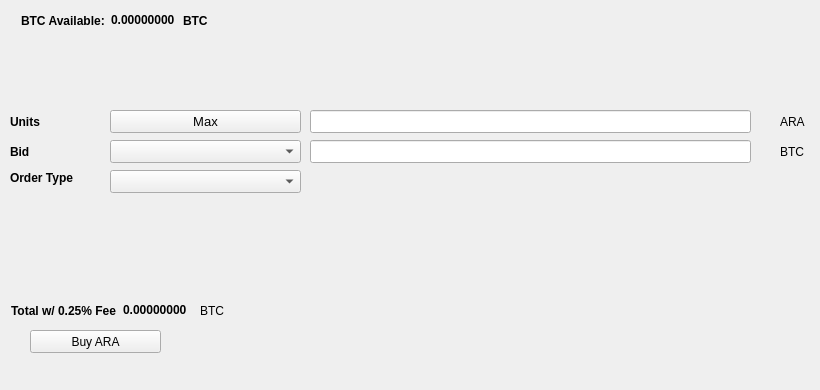
   <widget class="QWidget" name="BuyTab">
    <attribute name="title">
     <string>Buy</string>
    </attribute>
    <widget class="QPushButton" name="BuyARA">
     <property name="geometry">
      <rect>
       <x>30</x>
       <y>330</y>
       <width>131</width>
       <height>23</height>
      </rect>
     </property>
     <property name="text">
      <string>Buy ARA</string>
     </property>
     <property name="icon">
      <iconset resource="../aratriton.qrc">
       <normaloff>:/icons/bitcoin</normaloff>:/icons/bitcoin</iconset>
     </property>
    </widget>
    <widget class="QLabel" name="label_3">
     <property name="geometry">
      <rect>
       <x>10</x>
       <y>110</y>
       <width>46</width>
       <height>23</height>
      </rect>
     </property>
     <property name="font">
      <font>
       <weight>75</weight>
       <bold>true</bold>
      </font>
     </property>
     <property name="text">
      <string>Units</string>
     </property>
    </widget>
    <widget class="QLineEdit" name="UnitsInput">
     <property name="geometry">
      <rect>
       <x>310</x>
       <y>110</y>
       <width>441</width>
       <height>23</height>
      </rect>
     </property>
     <property name="font">
      <font>
       <pointsize>9</pointsize>
       <weight>75</weight>
       <bold>true</bold>
      </font>
     </property>
    </widget>
    <widget class="QLineEdit" name="BuyBidPriceEdit">
     <property name="geometry">
      <rect>
       <x>310</x>
       <y>140</y>
       <width>441</width>
       <height>23</height>
      </rect>
     </property>
     <property name="font">
      <font>
       <pointsize>9</pointsize>
       <weight>75</weight>
       <bold>true</bold>
      </font>
     </property>
    </widget>
    <widget class="QLabel" name="label_4">
     <property name="geometry">
      <rect>
       <x>780</x>
       <y>110</y>
       <width>31</width>
       <height>23</height>
      </rect>
     </property>
     <property name="text">
      <string>ARA</string>
     </property>
    </widget>
    <widget class="QLabel" name="label_5">
     <property name="geometry">
      <rect>
       <x>780</x>
       <y>140</y>
       <width>31</width>
       <height>23</height>
      </rect>
     </property>
     <property name="text">
      <string>BTC</string>
     </property>
    </widget>
    <widget class="QLabel" name="label_6">
     <property name="geometry">
      <rect>
       <x>10</x>
       <y>140</y>
       <width>46</width>
       <height>23</height>
      </rect>
     </property>
     <property name="font">
      <font>
       <weight>75</weight>
       <bold>true</bold>
      </font>
     </property>
     <property name="text">
      <string>Bid</string>
     </property>
    </widget>
    <widget class="QLabel" name="label_7">
     <property name="geometry">
      <rect>
       <x>10</x>
       <y>170</y>
       <width>91</width>
       <height>16</height>
      </rect>
     </property>
     <property name="font">
      <font>
       <weight>75</weight>
       <bold>true</bold>
      </font>
     </property>
     <property name="text">
      <string>Order Type</string>
     </property>
    </widget>
    <widget class="QPushButton" name="Buy_Max_Amount">
     <property name="geometry">
      <rect>
       <x>110</x>
       <y>110</y>
       <width>191</width>
       <height>23</height>
      </rect>
     </property>
     <property name="font">
      <font>
       <pointsize>10</pointsize>
      </font>
     </property>
     <property name="text">
      <string>Max</string>
     </property>
    </widget>
    <widget class="QComboBox" name="BuyBidcomboBox">
     <property name="geometry">
      <rect>
       <x>110</x>
       <y>140</y>
       <width>191</width>
       <height>23</height>
      </rect>
     </property>
     <property name="font">
      <font>
       <pointsize>10</pointsize>
      </font>
     </property>
    </widget>
    <widget class="QComboBox" name="buyOrdertypeCombo">
     <property name="geometry">
      <rect>
       <x>110</x>
       <y>170</y>
       <width>191</width>
       <height>23</height>
      </rect>
     </property>
     <property name="font">
      <font>
       <pointsize>10</pointsize>
      </font>
     </property>
    </widget>
    <widget class="QWidget" name="layoutWidget1">
     <property name="geometry">
      <rect>
       <x>21</x>
       <y>11</y>
       <width>227</width>
       <height>19</height>
      </rect>
     </property>
     <layout class="QHBoxLayout" name="horizontalLayout_3">
      <item>
       <widget class="QLabel" name="label232">
        <property name="font">
         <font>
          <weight>75</weight>
          <bold>true</bold>
         </font>
        </property>
        <property name="text">
         <string>BTC Available:</string>
        </property>
       </widget>
      </item>
      <item>
       <widget class="QLabel" name="BtcAvailableLbl">
        <property name="palette">
         <palette>
          <active>
           <colorrole role="WindowText">
            <brush brushstyle="SolidPattern">
             <color alpha="255">
              <red>0</red>
              <green>0</green>
              <blue>0</blue>
             </color>
            </brush>
           </colorrole>
           <colorrole role="Button">
            <brush brushstyle="SolidPattern">
             <color alpha="255">
              <red>0</red>
              <green>170</green>
              <blue>0</blue>
             </color>
            </brush>
           </colorrole>
           <colorrole role="Light">
            <brush brushstyle="SolidPattern">
             <color alpha="255">
              <red>0</red>
              <green>255</green>
              <blue>0</blue>
             </color>
            </brush>
           </colorrole>
           <colorrole role="Midlight">
            <brush brushstyle="SolidPattern">
             <color alpha="255">
              <red>0</red>
              <green>212</green>
              <blue>0</blue>
             </color>
            </brush>
           </colorrole>
           <colorrole role="Dark">
            <brush brushstyle="SolidPattern">
             <color alpha="255">
              <red>0</red>
              <green>85</green>
              <blue>0</blue>
             </color>
            </brush>
           </colorrole>
           <colorrole role="Mid">
            <brush brushstyle="SolidPattern">
             <color alpha="255">
              <red>0</red>
              <green>113</green>
              <blue>0</blue>
             </color>
            </brush>
           </colorrole>
           <colorrole role="Text">
            <brush brushstyle="SolidPattern">
             <color alpha="255">
              <red>0</red>
              <green>170</green>
              <blue>0</blue>
             </color>
            </brush>
           </colorrole>
           <colorrole role="BrightText">
            <brush brushstyle="SolidPattern">
             <color alpha="255">
              <red>255</red>
              <green>255</green>
              <blue>255</blue>
             </color>
            </brush>
           </colorrole>
           <colorrole role="ButtonText">
            <brush brushstyle="SolidPattern">
             <color alpha="255">
              <red>0</red>
              <green>0</green>
              <blue>0</blue>
             </color>
            </brush>
           </colorrole>
           <colorrole role="Base">
            <brush brushstyle="SolidPattern">
             <color alpha="255">
              <red>255</red>
              <green>255</green>
              <blue>255</blue>
             </color>
            </brush>
           </colorrole>
           <colorrole role="Window">
            <brush brushstyle="SolidPattern">
             <color alpha="255">
              <red>0</red>
              <green>170</green>
              <blue>0</blue>
             </color>
            </brush>
           </colorrole>
           <colorrole role="Shadow">
            <brush brushstyle="SolidPattern">
             <color alpha="255">
              <red>0</red>
              <green>0</green>
              <blue>0</blue>
             </color>
            </brush>
           </colorrole>
           <colorrole role="AlternateBase">
            <brush brushstyle="SolidPattern">
             <color alpha="255">
              <red>127</red>
              <green>212</green>
              <blue>127</blue>
             </color>
            </brush>
           </colorrole>
           <colorrole role="ToolTipBase">
            <brush brushstyle="SolidPattern">
             <color alpha="255">
              <red>255</red>
              <green>255</green>
              <blue>220</blue>
             </color>
            </brush>
           </colorrole>
           <colorrole role="ToolTipText">
            <brush brushstyle="SolidPattern">
             <color alpha="255">
              <red>0</red>
              <green>0</green>
              <blue>0</blue>
             </color>
            </brush>
           </colorrole>
          </active>
          <inactive>
           <colorrole role="WindowText">
            <brush brushstyle="SolidPattern">
             <color alpha="255">
              <red>0</red>
              <green>0</green>
              <blue>0</blue>
             </color>
            </brush>
           </colorrole>
           <colorrole role="Button">
            <brush brushstyle="SolidPattern">
             <color alpha="255">
              <red>0</red>
              <green>170</green>
              <blue>0</blue>
             </color>
            </brush>
           </colorrole>
           <colorrole role="Light">
            <brush brushstyle="SolidPattern">
             <color alpha="255">
              <red>0</red>
              <green>255</green>
              <blue>0</blue>
             </color>
            </brush>
           </colorrole>
           <colorrole role="Midlight">
            <brush brushstyle="SolidPattern">
             <color alpha="255">
              <red>0</red>
              <green>212</green>
              <blue>0</blue>
             </color>
            </brush>
           </colorrole>
           <colorrole role="Dark">
            <brush brushstyle="SolidPattern">
             <color alpha="255">
              <red>0</red>
              <green>85</green>
              <blue>0</blue>
             </color>
            </brush>
           </colorrole>
           <colorrole role="Mid">
            <brush brushstyle="SolidPattern">
             <color alpha="255">
              <red>0</red>
              <green>113</green>
              <blue>0</blue>
             </color>
            </brush>
           </colorrole>
           <colorrole role="Text">
            <brush brushstyle="SolidPattern">
             <color alpha="255">
              <red>0</red>
              <green>170</green>
              <blue>0</blue>
             </color>
            </brush>
           </colorrole>
           <colorrole role="BrightText">
            <brush brushstyle="SolidPattern">
             <color alpha="255">
              <red>255</red>
              <green>255</green>
              <blue>255</blue>
             </color>
            </brush>
           </colorrole>
           <colorrole role="ButtonText">
            <brush brushstyle="SolidPattern">
             <color alpha="255">
              <red>0</red>
              <green>0</green>
              <blue>0</blue>
             </color>
            </brush>
           </colorrole>
           <colorrole role="Base">
            <brush brushstyle="SolidPattern">
             <color alpha="255">
              <red>255</red>
              <green>255</green>
              <blue>255</blue>
             </color>
            </brush>
           </colorrole>
           <colorrole role="Window">
            <brush brushstyle="SolidPattern">
             <color alpha="255">
              <red>0</red>
              <green>170</green>
              <blue>0</blue>
             </color>
            </brush>
           </colorrole>
           <colorrole role="Shadow">
            <brush brushstyle="SolidPattern">
             <color alpha="255">
              <red>0</red>
              <green>0</green>
              <blue>0</blue>
             </color>
            </brush>
           </colorrole>
           <colorrole role="AlternateBase">
            <brush brushstyle="SolidPattern">
             <color alpha="255">
              <red>127</red>
              <green>212</green>
              <blue>127</blue>
             </color>
            </brush>
           </colorrole>
           <colorrole role="ToolTipBase">
            <brush brushstyle="SolidPattern">
             <color alpha="255">
              <red>255</red>
              <green>255</green>
              <blue>220</blue>
             </color>
            </brush>
           </colorrole>
           <colorrole role="ToolTipText">
            <brush brushstyle="SolidPattern">
             <color alpha="255">
              <red>0</red>
              <green>0</green>
              <blue>0</blue>
             </color>
            </brush>
           </colorrole>
          </inactive>
          <disabled>
           <colorrole role="WindowText">
            <brush brushstyle="SolidPattern">
             <color alpha="255">
              <red>0</red>
              <green>85</green>
              <blue>0</blue>
             </color>
            </brush>
           </colorrole>
           <colorrole role="Button">
            <brush brushstyle="SolidPattern">
             <color alpha="255">
              <red>0</red>
              <green>170</green>
              <blue>0</blue>
             </color>
            </brush>
           </colorrole>
           <colorrole role="Light">
            <brush brushstyle="SolidPattern">
             <color alpha="255">
              <red>0</red>
              <green>255</green>
              <blue>0</blue>
             </color>
            </brush>
           </colorrole>
           <colorrole role="Midlight">
            <brush brushstyle="SolidPattern">
             <color alpha="255">
              <red>0</red>
              <green>212</green>
              <blue>0</blue>
             </color>
            </brush>
           </colorrole>
           <colorrole role="Dark">
            <brush brushstyle="SolidPattern">
             <color alpha="255">
              <red>0</red>
              <green>85</green>
              <blue>0</blue>
             </color>
            </brush>
           </colorrole>
           <colorrole role="Mid">
            <brush brushstyle="SolidPattern">
             <color alpha="255">
              <red>0</red>
              <green>113</green>
              <blue>0</blue>
             </color>
            </brush>
           </colorrole>
           <colorrole role="Text">
            <brush brushstyle="SolidPattern">
             <color alpha="255">
              <red>0</red>
              <green>85</green>
              <blue>0</blue>
             </color>
            </brush>
           </colorrole>
           <colorrole role="BrightText">
            <brush brushstyle="SolidPattern">
             <color alpha="255">
              <red>255</red>
              <green>255</green>
              <blue>255</blue>
             </color>
            </brush>
           </colorrole>
           <colorrole role="ButtonText">
            <brush brushstyle="SolidPattern">
             <color alpha="255">
              <red>0</red>
              <green>85</green>
              <blue>0</blue>
             </color>
            </brush>
           </colorrole>
           <colorrole role="Base">
            <brush brushstyle="SolidPattern">
             <color alpha="255">
              <red>0</red>
              <green>170</green>
              <blue>0</blue>
             </color>
            </brush>
           </colorrole>
           <colorrole role="Window">
            <brush brushstyle="SolidPattern">
             <color alpha="255">
              <red>0</red>
              <green>170</green>
              <blue>0</blue>
             </color>
            </brush>
           </colorrole>
           <colorrole role="Shadow">
            <brush brushstyle="SolidPattern">
             <color alpha="255">
              <red>0</red>
              <green>0</green>
              <blue>0</blue>
             </color>
            </brush>
           </colorrole>
           <colorrole role="AlternateBase">
            <brush brushstyle="SolidPattern">
             <color alpha="255">
              <red>0</red>
              <green>170</green>
              <blue>0</blue>
             </color>
            </brush>
           </colorrole>
           <colorrole role="ToolTipBase">
            <brush brushstyle="SolidPattern">
             <color alpha="255">
              <red>255</red>
              <green>255</green>
              <blue>220</blue>
             </color>
            </brush>
           </colorrole>
           <colorrole role="ToolTipText">
            <brush brushstyle="SolidPattern">
             <color alpha="255">
              <red>0</red>
              <green>0</green>
              <blue>0</blue>
             </color>
            </brush>
           </colorrole>
          </disabled>
         </palette>
        </property>
        <property name="font">
         <font>
          <weight>75</weight>
          <bold>true</bold>
         </font>
        </property>
        <property name="text">
         <string>0.00000000</string>
        </property>
        <property name="textInteractionFlags">
         <set>Qt::LinksAccessibleByMouse|Qt::TextSelectableByKeyboard|Qt::TextSelectableByMouse</set>
        </property>
       </widget>
      </item>
      <item>
       <widget class="QLabel" name="BtcAvailableLbl_2">
        <property name="font">
         <font>
          <weight>75</weight>
          <bold>true</bold>
         </font>
        </property>
        <property name="text">
         <string>BTC</string>
        </property>
       </widget>
      </item>
     </layout>
    </widget>
    <widget class="QWidget" name="layoutWidge2">
     <property name="geometry">
      <rect>
       <x>11</x>
       <y>301</y>
       <width>259</width>
       <height>19</height>
      </rect>
     </property>
     <layout class="QHBoxLayout" name="horizontalLayout_4">
      <item>
       <widget class="QLabel" name="label_9">
        <property name="font">
         <font>
          <weight>75</weight>
          <bold>true</bold>
         </font>
        </property>
        <property name="text">
         <string>Total w/ 0.25% Fee</string>
        </property>
       </widget>
      </item>
      <item>
       <widget class="QLabel" name="BuyCostLabel">
        <property name="palette">
         <palette>
          <active>
           <colorrole role="WindowText">
            <brush brushstyle="SolidPattern">
             <color alpha="255">
              <red>0</red>
              <green>0</green>
              <blue>0</blue>
             </color>
            </brush>
           </colorrole>
           <colorrole role="Button">
            <brush brushstyle="SolidPattern">
             <color alpha="255">
              <red>0</red>
              <green>170</green>
              <blue>0</blue>
             </color>
            </brush>
           </colorrole>
           <colorrole role="Light">
            <brush brushstyle="SolidPattern">
             <color alpha="255">
              <red>0</red>
              <green>255</green>
              <blue>0</blue>
             </color>
            </brush>
           </colorrole>
           <colorrole role="Midlight">
            <brush brushstyle="SolidPattern">
             <color alpha="255">
              <red>0</red>
              <green>212</green>
              <blue>0</blue>
             </color>
            </brush>
           </colorrole>
           <colorrole role="Dark">
            <brush brushstyle="SolidPattern">
             <color alpha="255">
              <red>0</red>
              <green>85</green>
              <blue>0</blue>
             </color>
            </brush>
           </colorrole>
           <colorrole role="Mid">
            <brush brushstyle="SolidPattern">
             <color alpha="255">
              <red>0</red>
              <green>113</green>
              <blue>0</blue>
             </color>
            </brush>
           </colorrole>
           <colorrole role="Text">
            <brush brushstyle="SolidPattern">
             <color alpha="255">
              <red>0</red>
              <green>170</green>
              <blue>0</blue>
             </color>
            </brush>
           </colorrole>
           <colorrole role="BrightText">
            <brush brushstyle="SolidPattern">
             <color alpha="255">
              <red>255</red>
              <green>255</green>
              <blue>255</blue>
             </color>
            </brush>
           </colorrole>
           <colorrole role="ButtonText">
            <brush brushstyle="SolidPattern">
             <color alpha="255">
              <red>0</red>
              <green>0</green>
              <blue>0</blue>
             </color>
            </brush>
           </colorrole>
           <colorrole role="Base">
            <brush brushstyle="SolidPattern">
             <color alpha="255">
              <red>255</red>
              <green>255</green>
              <blue>255</blue>
             </color>
            </brush>
           </colorrole>
           <colorrole role="Window">
            <brush brushstyle="SolidPattern">
             <color alpha="255">
              <red>0</red>
              <green>170</green>
              <blue>0</blue>
             </color>
            </brush>
           </colorrole>
           <colorrole role="Shadow">
            <brush brushstyle="SolidPattern">
             <color alpha="255">
              <red>0</red>
              <green>0</green>
              <blue>0</blue>
             </color>
            </brush>
           </colorrole>
           <colorrole role="AlternateBase">
            <brush brushstyle="SolidPattern">
             <color alpha="255">
              <red>127</red>
              <green>212</green>
              <blue>127</blue>
             </color>
            </brush>
           </colorrole>
           <colorrole role="ToolTipBase">
            <brush brushstyle="SolidPattern">
             <color alpha="255">
              <red>255</red>
              <green>255</green>
              <blue>220</blue>
             </color>
            </brush>
           </colorrole>
           <colorrole role="ToolTipText">
            <brush brushstyle="SolidPattern">
             <color alpha="255">
              <red>0</red>
              <green>0</green>
              <blue>0</blue>
             </color>
            </brush>
           </colorrole>
          </active>
          <inactive>
           <colorrole role="WindowText">
            <brush brushstyle="SolidPattern">
             <color alpha="255">
              <red>0</red>
              <green>0</green>
              <blue>0</blue>
             </color>
            </brush>
           </colorrole>
           <colorrole role="Button">
            <brush brushstyle="SolidPattern">
             <color alpha="255">
              <red>0</red>
              <green>170</green>
              <blue>0</blue>
             </color>
            </brush>
           </colorrole>
           <colorrole role="Light">
            <brush brushstyle="SolidPattern">
             <color alpha="255">
              <red>0</red>
              <green>255</green>
              <blue>0</blue>
             </color>
            </brush>
           </colorrole>
           <colorrole role="Midlight">
            <brush brushstyle="SolidPattern">
             <color alpha="255">
              <red>0</red>
              <green>212</green>
              <blue>0</blue>
             </color>
            </brush>
           </colorrole>
           <colorrole role="Dark">
            <brush brushstyle="SolidPattern">
             <color alpha="255">
              <red>0</red>
              <green>85</green>
              <blue>0</blue>
             </color>
            </brush>
           </colorrole>
           <colorrole role="Mid">
            <brush brushstyle="SolidPattern">
             <color alpha="255">
              <red>0</red>
              <green>113</green>
              <blue>0</blue>
             </color>
            </brush>
           </colorrole>
           <colorrole role="Text">
            <brush brushstyle="SolidPattern">
             <color alpha="255">
              <red>0</red>
              <green>170</green>
              <blue>0</blue>
             </color>
            </brush>
           </colorrole>
           <colorrole role="BrightText">
            <brush brushstyle="SolidPattern">
             <color alpha="255">
              <red>255</red>
              <green>255</green>
              <blue>255</blue>
             </color>
            </brush>
           </colorrole>
           <colorrole role="ButtonText">
            <brush brushstyle="SolidPattern">
             <color alpha="255">
              <red>0</red>
              <green>0</green>
              <blue>0</blue>
             </color>
            </brush>
           </colorrole>
           <colorrole role="Base">
            <brush brushstyle="SolidPattern">
             <color alpha="255">
              <red>255</red>
              <green>255</green>
              <blue>255</blue>
             </color>
            </brush>
           </colorrole>
           <colorrole role="Window">
            <brush brushstyle="SolidPattern">
             <color alpha="255">
              <red>0</red>
              <green>170</green>
              <blue>0</blue>
             </color>
            </brush>
           </colorrole>
           <colorrole role="Shadow">
            <brush brushstyle="SolidPattern">
             <color alpha="255">
              <red>0</red>
              <green>0</green>
              <blue>0</blue>
             </color>
            </brush>
           </colorrole>
           <colorrole role="AlternateBase">
            <brush brushstyle="SolidPattern">
             <color alpha="255">
              <red>127</red>
              <green>212</green>
              <blue>127</blue>
             </color>
            </brush>
           </colorrole>
           <colorrole role="ToolTipBase">
            <brush brushstyle="SolidPattern">
             <color alpha="255">
              <red>255</red>
              <green>255</green>
              <blue>220</blue>
             </color>
            </brush>
           </colorrole>
           <colorrole role="ToolTipText">
            <brush brushstyle="SolidPattern">
             <color alpha="255">
              <red>0</red>
              <green>0</green>
              <blue>0</blue>
             </color>
            </brush>
           </colorrole>
          </inactive>
          <disabled>
           <colorrole role="WindowText">
            <brush brushstyle="SolidPattern">
             <color alpha="255">
              <red>0</red>
              <green>85</green>
              <blue>0</blue>
             </color>
            </brush>
           </colorrole>
           <colorrole role="Button">
            <brush brushstyle="SolidPattern">
             <color alpha="255">
              <red>0</red>
              <green>170</green>
              <blue>0</blue>
             </color>
            </brush>
           </colorrole>
           <colorrole role="Light">
            <brush brushstyle="SolidPattern">
             <color alpha="255">
              <red>0</red>
              <green>255</green>
              <blue>0</blue>
             </color>
            </brush>
           </colorrole>
           <colorrole role="Midlight">
            <brush brushstyle="SolidPattern">
             <color alpha="255">
              <red>0</red>
              <green>212</green>
              <blue>0</blue>
             </color>
            </brush>
           </colorrole>
           <colorrole role="Dark">
            <brush brushstyle="SolidPattern">
             <color alpha="255">
              <red>0</red>
              <green>85</green>
              <blue>0</blue>
             </color>
            </brush>
           </colorrole>
           <colorrole role="Mid">
            <brush brushstyle="SolidPattern">
             <color alpha="255">
              <red>0</red>
              <green>113</green>
              <blue>0</blue>
             </color>
            </brush>
           </colorrole>
           <colorrole role="Text">
            <brush brushstyle="SolidPattern">
             <color alpha="255">
              <red>0</red>
              <green>85</green>
              <blue>0</blue>
             </color>
            </brush>
           </colorrole>
           <colorrole role="BrightText">
            <brush brushstyle="SolidPattern">
             <color alpha="255">
              <red>255</red>
              <green>255</green>
              <blue>255</blue>
             </color>
            </brush>
           </colorrole>
           <colorrole role="ButtonText">
            <brush brushstyle="SolidPattern">
             <color alpha="255">
              <red>0</red>
              <green>85</green>
              <blue>0</blue>
             </color>
            </brush>
           </colorrole>
           <colorrole role="Base">
            <brush brushstyle="SolidPattern">
             <color alpha="255">
              <red>0</red>
              <green>170</green>
              <blue>0</blue>
             </color>
            </brush>
           </colorrole>
           <colorrole role="Window">
            <brush brushstyle="SolidPattern">
             <color alpha="255">
              <red>0</red>
              <green>170</green>
              <blue>0</blue>
             </color>
            </brush>
           </colorrole>
           <colorrole role="Shadow">
            <brush brushstyle="SolidPattern">
             <color alpha="255">
              <red>0</red>
              <green>0</green>
              <blue>0</blue>
             </color>
            </brush>
           </colorrole>
           <colorrole role="AlternateBase">
            <brush brushstyle="SolidPattern">
             <color alpha="255">
              <red>0</red>
              <green>170</green>
              <blue>0</blue>
             </color>
            </brush>
           </colorrole>
           <colorrole role="ToolTipBase">
            <brush brushstyle="SolidPattern">
             <color alpha="255">
              <red>255</red>
              <green>255</green>
              <blue>220</blue>
             </color>
            </brush>
           </colorrole>
           <colorrole role="ToolTipText">
            <brush brushstyle="SolidPattern">
             <color alpha="255">
              <red>0</red>
              <green>0</green>
              <blue>0</blue>
             </color>
            </brush>
           </colorrole>
          </disabled>
         </palette>
        </property>
        <property name="font">
         <font>
          <weight>75</weight>
          <bold>true</bold>
         </font>
        </property>
        <property name="autoFillBackground">
         <bool>false</bool>
        </property>
        <property name="text">
         <string>0.00000000</string>
        </property>
        <property name="textInteractionFlags">
         <set>Qt::LinksAccessibleByMouse|Qt::TextSelectableByMouse</set>
        </property>
       </widget>
      </item>
      <item>
       <widget class="QLabel" name="label_10">
        <property name="font">
         <font>
          <weight>50</weight>
          <bold>false</bold>
         </font>
        </property>
        <property name="text">
         <string>BTC</string>
        </property>
       </widget>
      </item>
     </layout>
    </widget>
    <widget class="QLabel" name="label_24">
     <property name="geometry">
      <rect>
       <x>460</x>
       <y>300</y>
       <width>281</width>
       <height>81</height>
      </rect>
     </property>
     <property name="text">
      <string/>
     </property>
     <property name="pixmap">
      <pixmap>:/images/bittrex</pixmap>
     </property>
    </widget>
   </widget>
